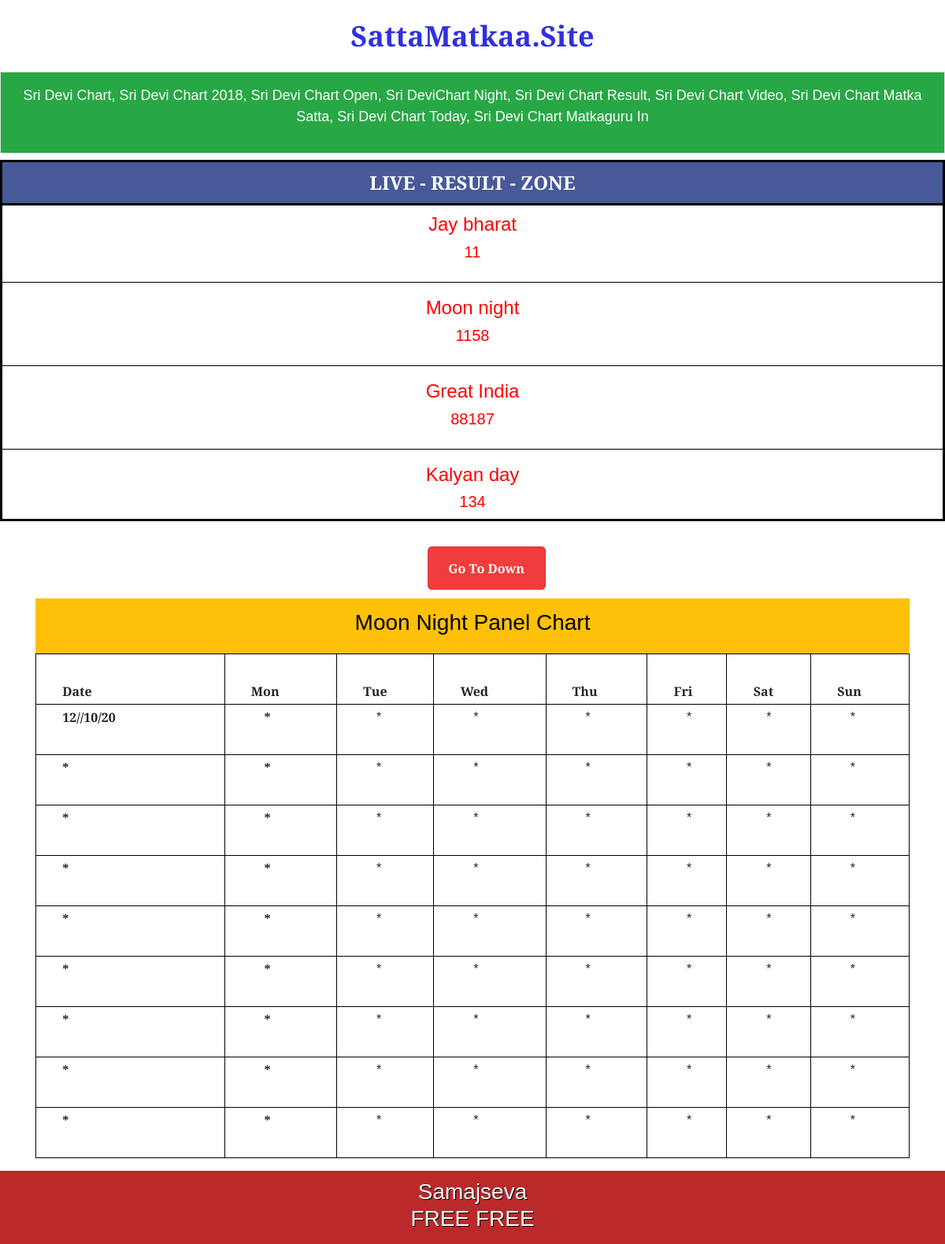
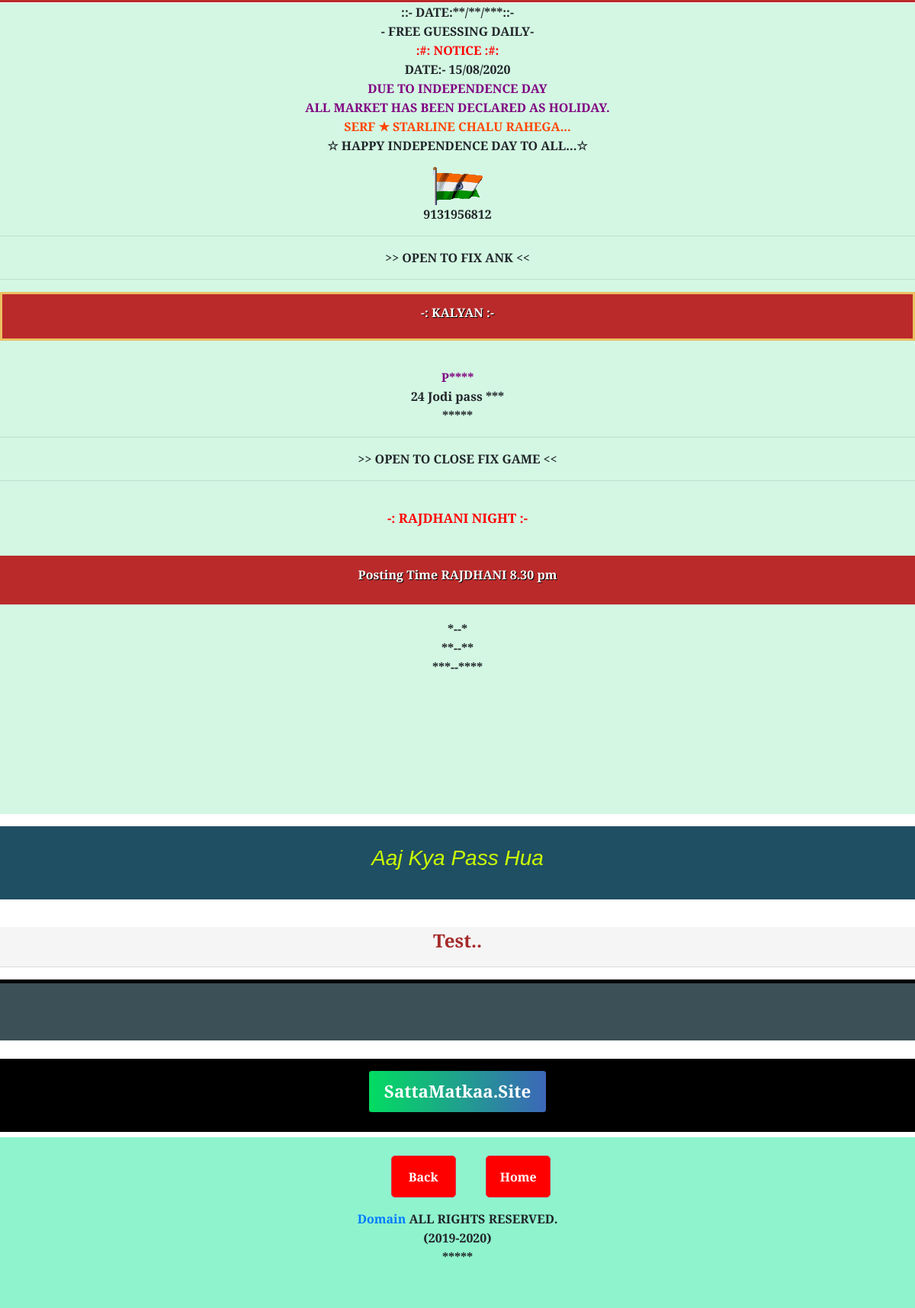
Screenshot of /panelseridevi with the database file from the repository (2 pictures, top to bottom).
### game/models.py (models this page shows)
class points(models.Model):
    Jay_bharat = models.CharField(max_length=100,default="*")
    Moon_night = models.CharField(max_length=100,default="*")
    Great_India = models.CharField(max_length=100,default="*")
    Kalyan_day = models.CharField(max_length=100,default="*")

class Moon_night_panle(models.Model):
    Date = models.CharField(max_length=100,default="*")
    Sun = models.CharField(max_length=100,default="*")
    Mon = models.CharField(max_length=100,default="*")
    Tue = models.CharField(max_length=100,default="*")
    Wed = models.CharField(max_length=100,default="*")
    Thu = models.CharField(max_length=100,default="*")
    Fri = models.CharField(max_length=100,default="*")
    Sat = models.CharField(max_length=100,default="*")

### game/views.py (the view)
# urls.py: path("panelseridevi", views.panelseridevi, name= 'panelseridevi'),
def panelseridevi(request):
    panlesridavi = Moon_night_panle.objects.all()
    all_objects = points.objects.all()
    context = {'all_objects': all_objects,'panlesridavi':panlesridavi}
    return render(request, 'panelseridevi.html',context)

### templates/panelseridevi.html (shortened to what this page needs)
{% load static %}
<!doctype html>
<html lang="en">
<head>
    <link rel="stylesheet" href="https://stackpath.bootstrapcdn.com/bootstrap/4.5.2/css/bootstrap.min.css"
>
    <link rel="stylesheet" href="{% static 'css/stlye.css' %}">
</head>
<body>
    <center>
        <a href="/" class="namehref">
            <h1 class="textColor my-4">SattaMatkaa.Site</h1>
        </a>
    </center>
    <div class="container-flude firstdivpara">
        <center>
            <p>Sri Devi Chart, Sri Devi Chart 2018, Sri Devi Chart Open, Sri DeviChart Night, Sri Devi Chart Result, Sri
                Devi Chart Video, Sri Devi Chart Matka Satta, Sri Devi Chart Today, Sri Devi Chart Matkaguru In
        </center>
    </div>
    <div class="live my-2">
        <h4 class="livegame"><span class="cercal spinner-grow">*</span> LIVE - RESULT - ZONE </h4>
        <div class="firstName">
            <h4>Jay bharat</h4>
            <h5>{{all_objects.0.Jay_bharat}}</h5>
        </div>
        <hr class="gamehr">
        <div class="firstName">
            <h4>Moon night</h4>
            <h5>{{all_objects.0.Moon_night}}</h5>
        </div>
        <hr class="gamehr">
        <div class="firstName">
            <h4>Great India</h4>
            <h5>{{all_objects.0.Great_India}}</h5>
        </div>
        <hr class="gamehr">
        <div class="firstName">
            <h4>Kalyan day</h4>
            <h5>{{all_objects.0.Kalyan_day}}</h5>
        </div>
    </div>
    <div class="text-center">
        <a href="#bottombutton"> <button type="button" class="btn btn-danger button2">Go To Down</button></a>
    </div>
<div class="container">
    <div class="mainbharath">
        <h3>
            Moon Night Panel Chart
        </h3>
    </div>
     <table class="table table-bordered">
        <thead>
            <tr>
                <th scope="col" style="padding-left: 3%;">Date</th>
                <th scope="col" style="padding-left: 3%;">Mon</th>
                <th scope="col" style="padding-left: 3%;">Tue</th>
                <th scope="col" style="padding-left: 3%;">Wed</th>
                <th scope="col" style="padding-left: 3%;">Thu</th>
                <th scope="col" style="padding-left: 3%;">Fri</th>
                <th scope="col" style="padding-left: 3%;">Sat</th>
                <th scope="col" style="padding-left: 3%;">Sun</th>
            </tr>
        </thead>
        <tbody>
            <tr>
                <th scope="row" style="padding-left: 3%; padding-right: 0%;">{{panlesridavi.0.Date}}</th>
                <th scope="row" style="padding-left: 4.5%; padding-right: 0%;">{{panlesridavi.0.Mon}}</th>
                <td style="padding-left: 4.5%;">{{panlesridavi.0.Tue}}</td>
                <td style="padding-left: 4.5%;">{{panlesridavi.0.Wed}}</td>
                <td style="padding-left: 4.5%;">{{panlesridavi.0.Thu}}</td>
                <td style="padding-left: 4.5%;">{{panlesridavi.0.Fri}}</td>
                <td style="padding-left: 4.5%;">{{panlesridavi.0.Sat}}</td>
                <td style="padding-left: 4.5%;">{{panlesridavi.0.Sun}}</td>
            </tr>
            <tr>
                <th scope="row" style="padding-left: 3%; padding-right: 0%;">{{panlesridavi.1.Date}}</th>
                <th scope="row" style="padding-left: 4.5%; padding-right: 0%;">{{panlesridavi.1.Mon}}</th>
                <td style="padding-left: 4.5%;">{{panlesridavi.1.Tue}}</td>
                <td style="padding-left: 4.5%;">{{panlesridavi.1.Wed}}</td>
                <td style="padding-left: 4.5%;">{{panlesridavi.1.Thu}}</td>
                <td style="padding-left: 4.5%;">{{panlesridavi.1.Fri}}</td>
                <td style="padding-left: 4.5%;">{{panlesridavi.1.Sat}}</td>
                <td style="padding-left: 4.5%;">{{panlesridavi.1.Sun}}</td>
            </tr>
            <tr>
                <th scope="row" style="padding-left: 3%; padding-right: 0%;">{{panlesridavi.2.Date}}</th>
                <th scope="row" style="padding-left: 4.5%; padding-right: 0%;">{{panlesridavi.2.Mon}}</th>
                <td style="padding-left: 4.5%;">{{panlesridavi.2.Tue}}</td>
                <td style="padding-left: 4.5%;">{{panlesridavi.2.Wed}}</td>
                <td style="padding-left: 4.5%;">{{panlesridavi.2.Thu}}</td>
                <td style="padding-left: 4.5%;">{{panlesridavi.2.Fri}}</td>
                <td style="padding-left: 4.5%;">{{panlesridavi.2.Sat}}</td>
                <td style="padding-left: 4.5%;">{{panlesridavi.2.Sun}}</td>
            </tr>
            <tr>
                <th scope="row" style="padding-left: 3%; padding-right: 0%;">{{panlesridavi.3.Date}}</th>
                <th scope="row" style="padding-left: 4.5%; padding-right: 0%;">{{panlesridavi.3.Mon}}</th>
                <td style="padding-left: 4.5%;">{{panlesridavi.3.Tue}}</td>
                <td style="padding-left: 4.5%;">{{panlesridavi.3.Wed}}</td>
                <td style="padding-left: 4.5%;">{{panlesridavi.3.Thu}}</td>
                <td style="padding-left: 4.5%;">{{panlesridavi.3.Fri}}</td>
                <td style="padding-left: 4.5%;">{{panlesridavi.3.Sat}}</td>
                <td style="padding-left: 4.5%;">{{panlesridavi.3.Sun}}</td>
            </tr>
            <tr>
                <th scope="row" style="padding-left: 3%; padding-right: 0%;">{{panlesridavi.4.Date}}</th>
                <th scope="row" style="padding-left: 4.5%; padding-right: 0%;">{{panlesridavi.4.Mon}}</th>
                <td style="padding-left: 4.5%;">{{panlesridavi.4.Tue}}</td>
                <td style="padding-left: 4.5%;">{{panlesridavi.4.Wed}}</td>
                <td style="padding-left: 4.5%;">{{panlesridavi.4.Thu}}</td>
                <td style="padding-left: 4.5%;">{{panlesridavi.4.Fri}}</td>
                <td style="padding-left: 4.5%;">{{panlesridavi.4.Sat}}</td>
                <td style="padding-left: 4.5%;">{{panlesridavi.4.Sun}}</td>
            </tr>
            <tr>
                <th scope="row" style="padding-left: 3%; padding-right: 0%;">{{panlesridavi.5.Date}}</th>
                <th scope="row" style="padding-left: 4.5%; padding-right: 0%;">{{panlesridavi.5.Mon}}</th>
                <td style="padding-left: 4.5%;">{{panlesridavi.5.Tue}}</td>
                <td style="padding-left: 4.5%;">{{panlesridavi.5.Wed}}</td>
                <td style="padding-left: 4.5%;">{{panlesridavi.5.Thu}}</td>
                <td style="padding-left: 4.5%;">{{panlesridavi.5.Fri}}</td>
                <td style="padding-left: 4.5%;">{{panlesridavi.5.Sat}}</td>
                <td style="padding-left: 4.5%;">{{panlesridavi.5.Sun}}</td>
            </tr>
            <tr>
                <th scope="row" style="padding-left: 3%; padding-right: 0%;">{{panlesridavi.6.Date}}</th>
                <th scope="row" style="padding-left: 4.5%; padding-right: 0%;">{{panlesridavi.6.Mon}}</th>
                <td style="padding-left: 4.5%;">{{panlesridavi.6.Tue}}</td>
                <td style="padding-left: 4.5%;">{{panlesridavi.6.Wed}}</td>
                <td style="padding-left: 4.5%;">{{panlesridavi.6.Thu}}</td>
                <td style="padding-left: 4.5%;">{{panlesridavi.6.Fri}}</td>
                <td style="padding-left: 4.5%;">{{panlesridavi.6.Sat}}</td>
                <td style="padding-left: 4.5%;">{{panlesridavi.6.Sun}}</td>
            </tr>
            <tr>
                <th scope="row" style="padding-left: 3%; padding-right: 0%;">{{panlesridavi.7.Date}}</th>
                <th scope="row" style="padding-left: 4.5%; padding-right: 0%;">{{panlesridavi.7.Mon}}</th>
                <td style="padding-left: 4.5%;">{{panlesridavi.7.Tue}}</td>
                <td style="padding-left: 4.5%;">{{panlesridavi.7.Wed}}</td>
                <td style="padding-left: 4.5%;">{{panlesridavi.7.Thu}}</td>
                <td style="padding-left: 4.5%;">{{panlesridavi.7.Fri}}</td>
                <td style="padding-left: 4.5%;">{{panlesridavi.7.Sat}}</td>
                <td style="padding-left: 4.5%;">{{panlesridavi.7.Sun}}</td>
            </tr>
            <tr>
                <th scope="row" style="padding-left: 3%; padding-right: 0%;">{{panlesridavi.8.Date}}</th>
                <th scope="row" style="padding-left: 4.5%; padding-right: 0%;">{{panlesridavi.8.Mon}}</th>
                <td style="padding-left: 4.5%;">{{panlesridavi.8.Tue}}</td>
                <td style="padding-left: 4.5%;">{{panlesridavi.8.Wed}}</td>
                <td style="padding-left: 4.5%;">{{panlesridavi.8.Thu}}</td>
                <td style="padding-left: 4.5%;">{{panlesridavi.8.Fri}}</td>
                <td style="padding-left: 4.5%;">{{panlesridavi.8.Sat}}</td>
                <td style="padding-left: 4.5%;">{{panlesridavi.8.Sun}}</td>
            </tr>
        </tbody>
    </table>
</div>
    <div class="samajseva">
        <h3>Samajseva <br>
            FREE FREE</h3>
    </div>
    <div class="container-flude maindate my-3">
        <p class="text-center blackbold" style="margin-top: -15px;">::- DATE:**/**/***::-</p>
        <p class="text-center blackbold" style="margin-top: -15px;">- FREE GUESSING DAILY-</p>
        <p class="text-center redbold" style="margin-top: -15px;"> :#: NOTICE :#:</p>
        <p class="text-center blackbold" style="margin-top: -15px;"> DATE:- 15/08/2020</p>
        <p class="text-center perperbold" style="margin-top: -15px;"> DUE TO INDEPENDENCE DAY</p>
        <p class="text-center perperbold" style="margin-top: -15px;">ALL MARKET HAS BEEN DECLARED AS HOLIDAY.</p>
        <p class="text-center orangebold" style="margin-top: -15px;">SERF ★ STARLINE CHALU RAHEGA...</p>
        <p class="text-center blackbold" style="margin-top: -15px;">☆ HAPPY INDEPENDENCE DAY TO ALL...☆</p>
        <center><img src="/static/img/indiac.gif" alt="India"></center>
        <p class="text-center blackbold">9131956812</p>
        <hr>
        <p class="text-center blackbold"> >> OPEN TO FIX ANK << </p>
                <hr>
                <div class="container-flude my-3 kalyan">
                    <p class="whitebold">-: KALYAN :-</p>
                </div>
                <div class="container-flude jodi">
                    <p class="text-center perperbold" style="margin-top: -15px;">P****</p>
                    <p class="text-center blackbold" style="margin-top: -15px;">24 Jodi pass ***</p>
                    <p class="text-center blackbold" style="margin-top: -15px;">***** </p>
                </div>
                <hr>
                <p class="text-center blackbold">>> OPEN TO CLOSE FIX GAME << </p>
                        <hr>
                        <p class="nightpara">-: RAJDHANI NIGHT :-</p>
                        <div class="posting">
                            Posting Time RAJDHANI 8.30 pm
                        </div>
                        <div class="container-flude jodi">
                            <p class="text-center blackbold" style="margin-top: -15px;">*--*</p>
                            <p class="text-center blackbold" style="margin-top: -15px;">**--**</p>
                            <p class="text-center blackbold" style="margin-top: -15px;">***--****</p>
                        </div>
    </div>
    <div class="pass">
        <h3>Aaj Kya Pass Hua</h3>
    </div>
    <div class="test">
        Test..
        <hr>
    </div>
    <div class="empty">
    </div>
    <div class="saatasite">
        <button class="refrash"><a href="/" class="rehref" id="bottombutton"> SattaMatkaa.Site </a></button>
    </div>
    <footer>
        <div class="footer text-center">
            <button type="button" class="btn btn-danger button">Back</button>
            <a href="/"> <button type="button" class="btn btn-danger button">Home</button> <br></a>
            <p class="blackbold my-3"><a href="/" style="padding-right: 4px;">Domain</a>ALL RIGHTS RESERVED.</p>
            <p style="margin-top: -15px;" class="blackbold">(2019-2020)</p>
            <p style="margin-top: -15px;" class="blackbold">*****</p>
        </div>
    </footer>
</body>
</html>

### static/css/stlye.css (style rules this page uses)
* { margin: 0px; padding: 0px; font-family: 'Merriweather Sans', sans-serif; }
.textColor { font-size: 36px; font-weight: bold; color: rgb(49, 49, 221); text-decoration: none; background-color: transparent; }
.live { width: 100%; height: vh; border: solid black; }
.livegame { background-color: #485999; text-align: center; font-weight: bold; color: white; padding-top: 10px; padding-bottom: 10px; border-bottom: solid black; }
.firstName { text-align: center; color: red; padding-top: 2px; padding-bottom: 2px; }
.gamehr { background-color: black; }

### templates/panelseridevi.html (style rules this page uses)
.namehref { text-decoration: none ! important; }
.firstdivpara { width: 100%; background-color: #28a745 !important; padding: 16px; color: white; border: 1px solid #dee2e6 !important; font-size: 18px; }
.blackbold { font-weight: bold; }
.button2 { background-color: rgb(240, 60, 60); color: white; font-weight: bold; width: 150px; height: 55px; border-radius: 5px; margin-top: 2%; margin-left: 35px; text-align: center; }
.mainbharath { background-color: #ffc107 !important; width: 100%; height: 15%; text-align: center; color: #000; font-weight: bold; padding: 14px; margin-top: 1%; }
.table td, .table th { padding: 0.25rem; vertical-align: top; border-top: 1px solid #dee2e6; }
.table-bordered td, .table-bordered th { border: 1px solid black; height: 8vh; }
.table thead th { vertical-align: bottom; border-bottom: 2px black; }
.pass { width: 100%; height: 12vh; text-align: center; color: white; font-weight: bold; background-color: rgb(31, 79, 99); color: rgb(204, 255, 0); padding: 25px; font-style: italic; }
.test { text-align: center; margin-top: 3%; margin-bottom: 1%; font-size: 1.5em; font-weight: bold; color: brown; background-color: whitesmoke; }
.empty { width: 100%; height: 10vh; background-color: #3b5057; border-top: 5px solid rgb(0, 0, 0); margin-bottom: 2%; }
.refrash { background: linear-gradient(to right, #02dc61, #3c67b8) !important; color: white; border: solid 1px #000; font-size: 1.4em; font-weight: bold; padding: 10px 20px; border-radius: 4px; text-decoration: none ! important; font-weight: bold; }
.rehref { color: white !important; font-weight: bold; text-decoration: none !important; background-color: unset !important; }
.saatasite { width: 100%; height: 12vh; background-color: black; text-align: center; padding-top: 15px; padding-bottom: 8px; margin-bottom: 7px; }
.footer { width: 100%; height: 28vh; background-color: #8ff3ce; }
.button { background-color: red; color: white; font-weight: bold; width: 85px; height: 55px; border-radius: 5px; margin-top: 2%; margin-left: 35px; }
.samajseva { font-weight: bold; text-shadow: rgb(0, 0, 0) 1px 1px; background-color: rgb(186, 42, 42); width: 100%; height: 12vh; text-align: center; color: white; padding-top: 10px; }
.maindate { width: 100%; height: 133vh; background-color: #25d87333; }
.redbold { font-weight: bold; color: red; }
.perperbold { font-weight: bold; color: purple; }
.orangebold { font-weight: bold; color: orangered; }
.kalyan { background-color: rgb(186, 42, 42); width: 100%; height: 8vh; border: solid rgb(235, 192, 97); }
.whitebold { text-align: center; font-weight: bold; color: rgb(255, 255, 255); padding: 12px; text-shadow: rgb(0, 0, 0) 1px 1px; }
.jodi { padding-top: 35px; }
.nightpara { text-align: center; padding-top: 20px; color: red; font-weight: bold; font-size: 17px; padding-bottom: 20px; }
.posting { width: 100%; height: 8vh; background-color: rgb(186, 42, 42); color: white; font-weight: bold; text-align: center; padding: 13px; text-shadow: rgb(0, 0, 0) 1px 1px; }

### rows the page displays
points: Jay_bharat "11", Moon_night "1158", Great_India "88187", Kalyan_day "134"
Moon_night_panle: Date "12//10/20", Mon "*", Tue "*", Wed "*", Thu "*", Fri "*", Sat "*", Sun "*"
Moon_night_panle: Date "*", Mon "*", Tue "*", Wed "*", Thu "*", Fri "*", Sat "*", Sun "*"
Moon_night_panle: Date "*", Mon "*", Tue "*", Wed "*", Thu "*", Fri "*", Sat "*", Sun "*"
Moon_night_panle: Date "*", Mon "*", Tue "*", Wed "*", Thu "*", Fri "*", Sat "*", Sun "*"
Moon_night_panle: Date "*", Mon "*", Tue "*", Wed "*", Thu "*", Fri "*", Sat "*", Sun "*"
Moon_night_panle: Date "*", Mon "*", Tue "*", Wed "*", Thu "*", Fri "*", Sat "*", Sun "*"
Moon_night_panle: Date "*", Mon "*", Tue "*", Wed "*", Thu "*", Fri "*", Sat "*", Sun "*"
Moon_night_panle: Date "*", Mon "*", Tue "*", Wed "*", Thu "*", Fri "*", Sat "*", Sun "*"
Moon_night_panle: Date "*", Mon "*", Tue "*", Wed "*", Thu "*", Fri "*", Sat "*", Sun "*"
